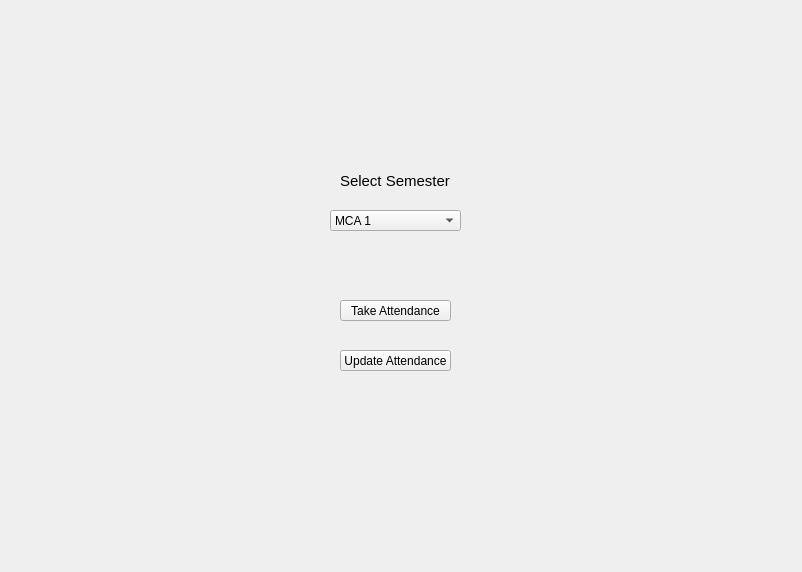
<?xml version="1.0" encoding="UTF-8"?>
<ui version="4.0">
 <class>dash</class>
 <widget class="QWidget" name="dash">
  <property name="windowModality">
   <enum>Qt::ApplicationModal</enum>
  </property>
  <property name="geometry">
   <rect>
    <x>0</x>
    <y>0</y>
    <width>802</width>
    <height>572</height>
   </rect>
  </property>
  <property name="windowTitle">
   <string>Dashboard</string>
  </property>
  <property name="autoFillBackground">
   <bool>false</bool>
  </property>
  <widget class="QLabel" name="logo">
   <property name="geometry">
    <rect>
     <x>350</x>
     <y>50</y>
     <width>91</width>
     <height>81</height>
    </rect>
   </property>
   <property name="text">
    <string/>
   </property>
  </widget>
  <widget class="QComboBox" name="semester">
   <property name="geometry">
    <rect>
     <x>330</x>
     <y>210</y>
     <width>131</width>
     <height>21</height>
    </rect>
   </property>
   <item>
    <property name="text">
     <string>MCA 1</string>
    </property>
   </item>
   <item>
    <property name="text">
     <string>MCA 2</string>
    </property>
   </item>
   <item>
    <property name="text">
     <string>MCA 3</string>
    </property>
   </item>
   <item>
    <property name="text">
     <string>MCA 4</string>
    </property>
   </item>
   <item>
    <property name="text">
     <string>MCA 5</string>
    </property>
   </item>
   <item>
    <property name="text">
     <string>MCA 6</string>
    </property>
   </item>
  </widget>
  <widget class="QLabel" name="label">
   <property name="geometry">
    <rect>
     <x>340</x>
     <y>170</y>
     <width>111</width>
     <height>21</height>
    </rect>
   </property>
   <property name="font">
    <font>
     <pointsize>11</pointsize>
    </font>
   </property>
   <property name="text">
    <string>Select Semester</string>
   </property>
  </widget>
  <widget class="QPushButton" name="takeA">
   <property name="geometry">
    <rect>
     <x>340</x>
     <y>300</y>
     <width>111</width>
     <height>21</height>
    </rect>
   </property>
   <property name="text">
    <string>Take Attendance</string>
   </property>
  </widget>
  <widget class="QPushButton" name="updateA">
   <property name="geometry">
    <rect>
     <x>340</x>
     <y>350</y>
     <width>111</width>
     <height>21</height>
    </rect>
   </property>
   <property name="text">
    <string>Update Attendance</string>
   </property>
  </widget>
 </widget>
 <resources/>
 <connections/>
</ui>
